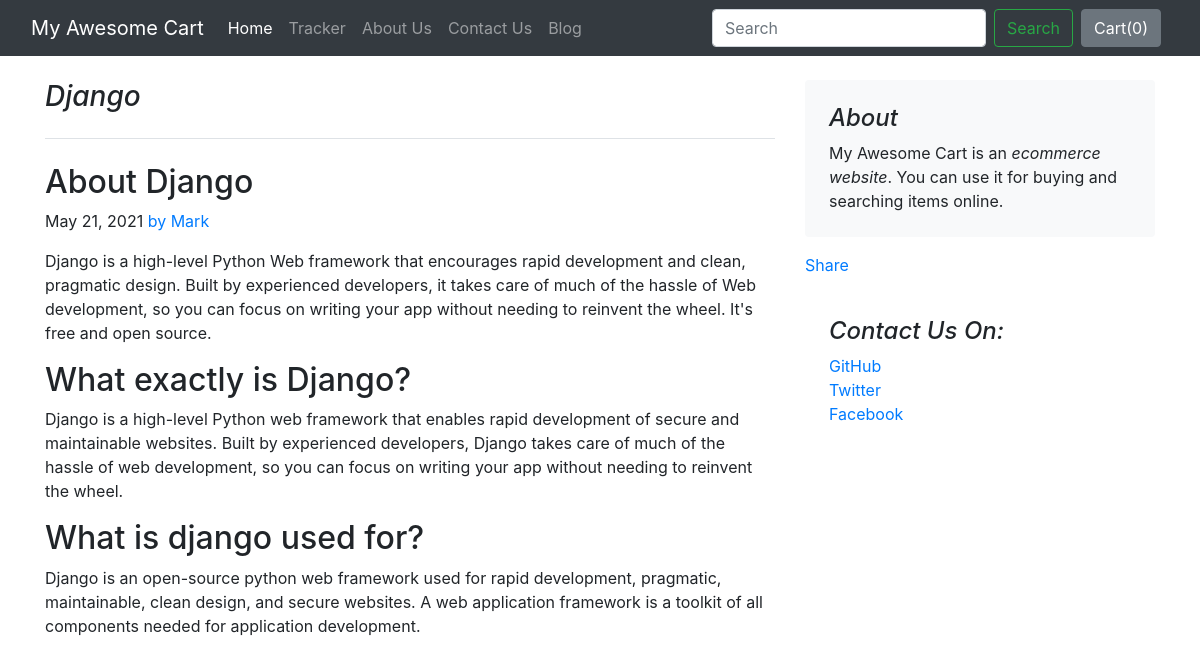
The app's page /blog/blogpost/3 with its own data.
### blog/models.py (models this page shows)
class Blogpost(models.Model):
    post_id= models.AutoField(primary_key=True)
    title= models.CharField(max_length=50)
    head0=models.CharField(max_length=500, default="")
    chead0=models.CharField(max_length=5000, default="")
    head1=models.CharField(max_length=500, default="")
    chead1=models.CharField(max_length=5000, default="")
    head2=models.CharField(max_length=500, default="")
    chead2=models.CharField(max_length=5000, default="")
    pub_date = models.DateField()
    thumbnail=models.ImageField(upload_to="shop/images",default="")
    def __str__(self):
        return self.title

### blog/views.py (the view)
# urls.py: path('blogpost/<int:id>', views.blogpost,name="blogPost"),
def blogpost(request,id):
    post=Blogpost.objects.filter(post_id=id)[0]
    print(post)
    return render(request,'blog/blogpost.html',{'post':post})

### blog/templates/blog/blogpost.html (shortened to what this page needs)
{%extends 'blog/basic.html'%}
{%block body%}
<div class="container">
    <div class="row mt-4">
        <div class="col-md-8 blog-main">
            <h3 class="pb-4 mb-4 font-italic border-bottom">
                {{post.title}}
            </h3>
            <div class="blog-post">
                <h2 class="blog-post-title">{{post.head0}}</h2>
                <p class="blog-post-meta">{{post.pub_date}} <a href="#">by Mark</a></p>
                <p class="my-3">{{post.chead0}}</p>
                <h2>{{post.head1}}</h2>
                <p> {{post.chead1}}</p>
                <h2>{{post.head2}}</h2>
                <p>{{post.chead2}}</p>
            </div>
        </div>
        <aside class="col-md-4 blog-sidebar">
            <div class="p-4 mb-3 bg-light rounded">
                <h4 class="font-italic">About</h4>
                <p class="mb-0">My Awesome Cart is an <em>ecommerce website</em>. You can use it for buying and searching items online. </p>
            </div>
            <div class="fb-share-button my-3" data-href="http://127.0.0.1:8000/blog/blogpost/{{post.post_id}}" data-layout="button_count" data-size="large"><a target="_blank" href="https://www.facebook.com/sharer/sharer.php?u=http%3A%2F%2F127.0.0.1%3A8000%2Fblog%2Fblogpost%2F1&amp;src=sdkpreparse" class="fb-xfbml-parse-ignore">Share</a></div>
            <div class="p-4">
                <h4 class="font-italic">Contact Us On: </h4>
                <ol class="list-unstyled">
                    <li><a href="#">GitHub</a></li>
                    <li><a href="#">Twitter</a></li>
                    <li><a href="#">Facebook</a></li>
                </ol>
            </div>
        </aside>
    </div>
</div>
{%endblock%}

### records on screen
Blogpost: title "Django", head0 "About Django", pub_date "May 21, 2021", chead0 "Django is a high-level Python Web framework that encourages rapid development and clean, pragmatic design. Built by experienced developers, it takes care of much of the hassle of Web development, so you can focus on writing your app without needing to reinvent the wheel. It's free and open source.", head1 "What exactly is Django?", chead1 "Django is a high-level Python web framework that enables rapid development of secure and maintainable websites. Built by experienced developers, Django takes care of much of the hassle of web development, so you can focus on writing your app without needing to reinvent the wheel.", head2 "What is django used for?", chead2 "Django is an open-source python web framework used for rapid development, pragmatic, maintainable, clean design, and secure websites. A web application framework is a toolkit of all components needed for application development."
